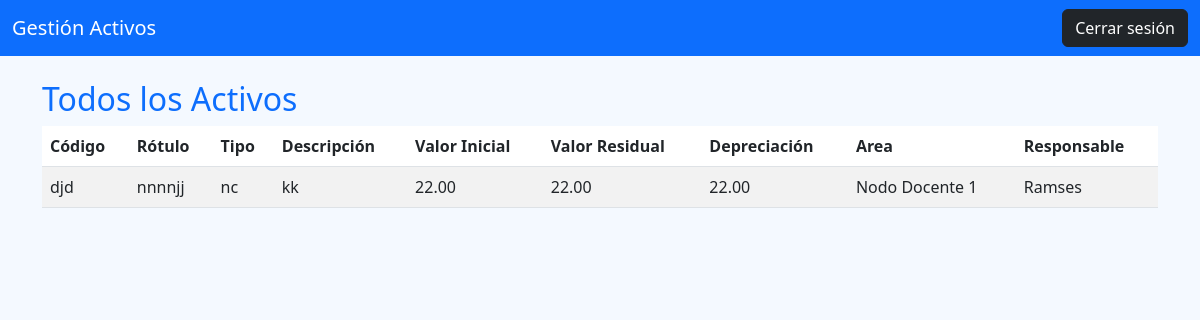
Screenshot of /gestiom_activos/listar_activos/ with the database file from the repository.
### gestiom_activos/models.py (models this page shows, shortened)
class Activo(models.Model):
    cod_interno=models.CharField(max_length=50,unique=True)
    rotulo = models.CharField(max_length=50)
    tipo = models.CharField(max_length=250)
    descripcion =models.CharField(max_length=250)
    valor_inicial=models.DecimalField(max_digits=12,decimal_places=2)
    valor_residual=models.DecimalField(max_digits=12,decimal_places=2)
    depen_acomulada=models.DecimalField(max_digits=12,decimal_places=2)
    qr_code = models.ImageField(upload_to='qrcodes',blank=True,null=True)
    area=models.ForeignKey(Area,on_delete=models.CASCADE,related_name='activos')
    responsable=models.ForeignKey(Responsable,on_delete=models.SET_NULL,null=True,blank=True,related_name='activos_asignados')

class Area(models.Model):
    nombre = models.CharField(max_length=150)
    codigo = models.CharField(max_length=150)

### usuarios/models.py (models this page shows, shortened)
class UsuarioGenerico(models.Model):
        nombre=models.CharField(max_length=60)
        contrasenya=models.CharField(max_length=50)
        class Meta():
            verbose_name='Usuario'
            verbose_name_plural='Usuarios'

### gestiom_activos/views.py (the view)
# urls.py: path('listar_activos/', views.listar_activos, name='listar_activos'),
def listar_activos(request):
    activos=Activo.objects.all()
    return render(request,'gestion_activos/listar_activos.html',{'activos':activos})

### gestiom_activos/templates/gestion_activos/listar_activos.html (shortened to what this page needs)
{% extends 'base.html' %}
{% block content %}
<h2 class="text-primary">Todos los Activos</h2>
<table class="table table-striped">
    <thead>
        <tr>
            <th>Código</th>
            <th>Rótulo</th>
            <th>Tipo</th>
            <th>Descripción</th>
            <th>Valor Inicial</th>
            <th>Valor Residual</th>
            <th>Depreciación</th>
            <th>Area</th>
            <th>Responsable</th>
        </tr>
    </thead>
    <tbody>
        {% for activo in activos %}
        <tr>
            <td>{{ activo.cod_interno }}</td>
            <td>{{ activo.rotulo }}</td>
            <td>{{ activo.tipo }}</td>
            <td>{{ activo.descripcion }}</td>
            <td>{{ activo.valor_inicial }}</td>
            <td>{{ activo.valor_residual }}</td>
            <td>{{ activo.depen_acomulada }}</td>
            <td>{{ activo.area.nombre }}</td>
            <td>{{ activo.responsable.nombre }}</td>
        </tr>
        {% empty %}
        <tr>
            <td colspan="7">No hay activos registrados.</td>
        </tr>
        {% endfor %}
    </tbody>
</table>
{% endblock %}

### usuarios/templates/base.html (style rules this page uses)
body { background-color: #f4f9ff; }

### rows the page displays
Activo: cod_interno "djd", rotulo "nnnnjj", tipo "nc", descripcion "kk", valor_inicial "22.00", valor_residual "22.00", depen_acomulada "22.00", area.nombre "Nodo Docente 1", responsable.nombre "Ramses"
